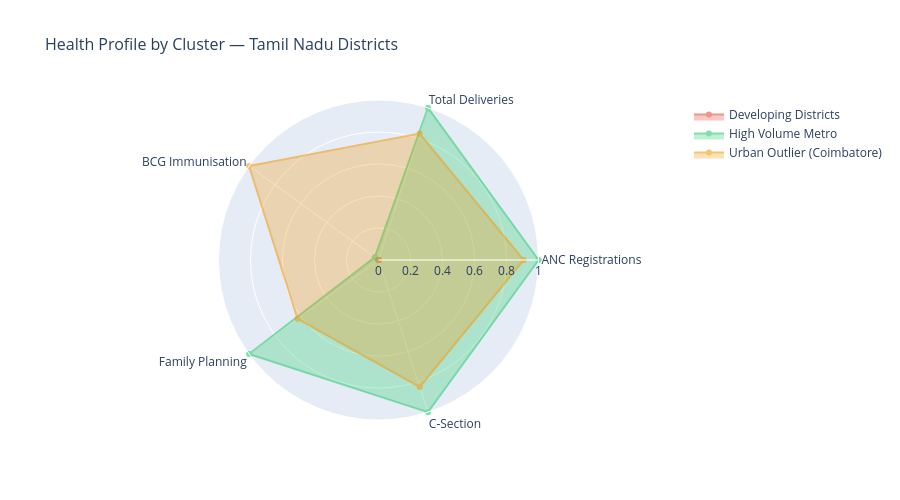

This figure's notebook cell:
### Code cell
# ── Better cluster interpretation 
# Coimbatore alone = outlier/metro tier. Let's relabel properly.

label_map_v2 = {
    cluster_means.index[0]: 'High Volume Metro',
    cluster_means.index[1]: 'Urban Outlier (Coimbatore)',
    cluster_means.index[2]: 'Developing Districts'
}
df_features['Cluster_Label'] = df_features['Cluster'].map(label_map_v2)

# ── Cluster summary table 
summary = df_features.groupby('Cluster_Label').agg(
    Districts=('District', 'count'),
    Avg_ANC=('ANC_Registrations', 'mean'),
    Avg_Deliveries=('Total_Deliveries', 'mean'),
    Avg_BCG=('BCG_Immunisation', 'mean'),
    Avg_FamilyPlanning=('Family_Planning', 'mean')
).round(0)

print("=== CLUSTER SUMMARY ===")
print(summary.to_string())

# ── Radar chart: cluster health profiles 
import plotly.graph_objects as go

categories = ['ANC Registrations', 'Total Deliveries', 
              'BCG Immunisation', 'Family Planning', 'C-Section']

# Normalise to 0-1 for radar
from sklearn.preprocessing import MinMaxScaler
mms = MinMaxScaler()
radar_data = df_features.groupby('Cluster_Label')[
    ['ANC_Registrations','Total_Deliveries','BCG_Immunisation',
     'Family_Planning','C_Section']
].mean()
radar_scaled = pd.DataFrame(
    mms.fit_transform(radar_data),
    index=radar_data.index,
    columns=categories
)

colors = {
    'High Volume Metro':           '#2ecc71',
    'Urban Outlier (Coimbatore)':  '#f39c12',
    'Developing Districts':         '#e74c3c'
}

fig_radar = go.Figure()
for cluster_name, row in radar_scaled.iterrows():
    values = row.tolist()
    values.append(values[0])  # close the polygon
    fig_radar.add_trace(go.Scatterpolar(
        r=values,
        theta=categories + [categories[0]],
        fill='toself',
        name=cluster_name,
        line_color=colors[cluster_name],
        opacity=0.6
    ))

fig_radar.update_layout(
    polar=dict(radialaxis=dict(visible=True, range=[0, 1])),
    title='Health Profile by Cluster — Tamil Nadu Districts',
    title_font_size=16,
    height=500
)
fig_radar.write_html("../assets/plotly_radar.html")
fig_radar.show()
print("✅ Radar chart saved!")

# Save updated clusters
df_features.to_csv("../data/processed/district_clusters.csv", index=False)
print("✅ Updated cluster data saved!")

### Figure 1 — Plotly figure (JSON) as saved in the notebook; plotly's stock layout.template omitted (floating-point values rounded to 4 significant figures)
{"data": [{"fill": "toself", "line": {"color": "#e74c3c"}, "name": "Developing Districts", "opacity": 0.6, "r": [0, 0, 0, 0, 0, 0], "theta": ["ANC Registrations", "Total Deliveries", "BCG Immunisation", "Family Planning", "C-Section", "ANC Registrations"], "type": "scatterpolar"}, {"fill": "toself", "line": {"color": "#2ecc71"}, "name": "High Volume Metro", "opacity": 0.6, "r": [1, 1.0, 0.0289, 1.0, 1, 1], "theta": ["ANC Registrations", "Total Deliveries", "BCG Immunisation", "Family Planning", "C-Section", "ANC Registrations"], "type": "scatterpolar"}, {"fill": "toself", "line": {"color": "#f39c12"}, "name": "Urban Outlier (Coimbatore)", "opacity": 0.6, "r": [0.9067, 0.8309, 1, 0.625, 0.8338, 0.9067], "theta": ["ANC Registrations", "Total Deliveries", "BCG Immunisation", "Family Planning", "C-Section", "ANC Registrations"], "type": "scatterpolar"}], "layout": {"height": 500, "polar": {"radialaxis": {"range": [0, 1], "visible": true}}, "title": {"font": {"size": 16}, "text": "Health Profile by Cluster — Tamil Nadu Districts"}}}
